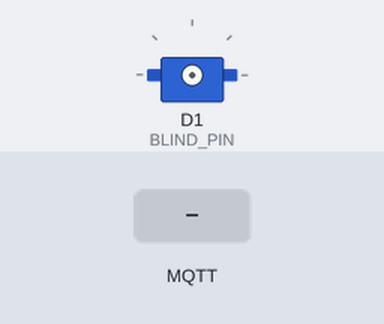
The sketch below on a simulated ESP8266 (NodeMCU). Parts: servo. The test bench sets the inputs (shaded band). WiFi joins after 1.5 s; servers stay silent unless stated; no MQTT or app messages arrive unless stated; what the sketch prints to the serial monitor is not drawn.

Above: at 2.7 s.
2.8 s: MQTT message "OPEN" arrives on the first subscribed topic
4.3 s: MQTT message "CLOSE" arrives on the first subscribed topic
At 5.7 s:
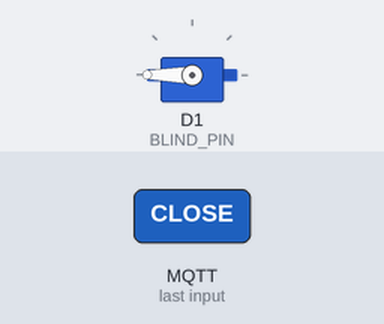
6.3 s: MQTT message "OPEN" arrives on the second subscribed topic
At 7.3 s:
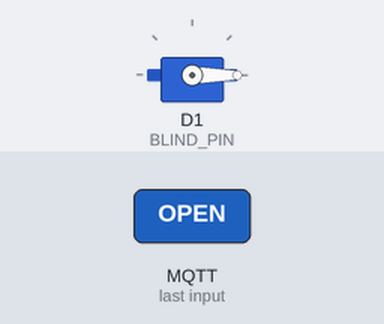
8.3 s: MQTT message "5" arrives on the second subscribed topic
At 10.0 s:
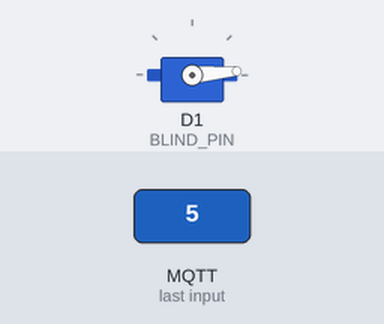
11.8 s: MQTT message "CLOSE" arrives on the second subscribed topic
At 12.7 s:
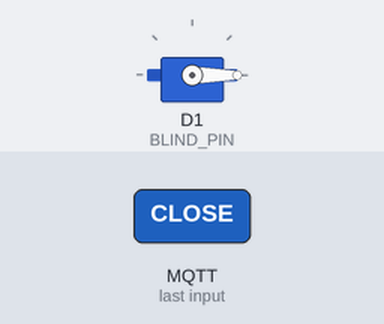
Timing chart, 0 to 14.8 s (numbered marks = the images above; inputs shaded):
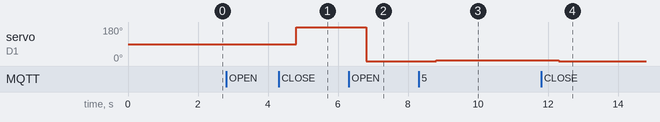

The sketch:

SLBlind.ino
```cpp
// (licence header left out)
#include <ESP8266WiFi.h>
#include <PubSubClient.h>
#include <Servo.h>
#include "config.h"


const char* ssid = WIFI_SSID;
const char* password = WIFI_PASSWORD;

const boolean static_ip = STATIC_IP;
IPAddress ip(IP);
IPAddress gateway(GATEWAY);
IPAddress subnet(SUBNET);

const char* mqtt_broker = MQTT_BROKER;
const char* mqtt_clientId = MQTT_CLIENTID;
const char* mqtt_username = MQTT_USERNAME;
const char* mqtt_password = MQTT_PASSWORD;

const char* blind_alias = BLIND_ALIAS;
const char* mqtt_blind_availability_topic = MQTT_BLIND_AVAILABILITY_TOPIC;
const char* mqtt_blind_tilt_state_topic = MQTT_BLIND_TILT_STATE_TOPIC;
const char* mqtt_blind_command_topic = MQTT_BLIND_COMMAND_TOPIC;
const char* mqtt_blind_state_topic = MQTT_BLIND_STATE_TOPIC;
const char* mqtt_blind_tilt_topic = MQTT_BLIND_TILIT_TOPIC;

const int blindPin = BLIND_PIN;

const char* birthMessage = "online";
const char* lwtMessage = "offline";

const char *closedState = "closed";
const char *openState = "open";


WiFiClient espClient;
PubSubClient client(espClient);

Servo blindServo;

/*
  When you will be mounting servo in the blind bay,
  you will have to determine mounting position based on
  availiblity of power plug near by.

  If you are mounting it on right hand side then set below
  variable to true else false.

  Implementation Details -

  I am setting blind to start in close position when iner
  edge of blind is facing down. I like my blindes closed
  that way. Feel to modify start and end position as per
  your preference. Just make sure you test these position
  while coupling servo with blind shaft.

  PS - Sorry for such long comment. Will remove it once
  README.md is finished.
*/

bool isRightMounted = false;
int startPosition = (isRightMounted == true) ? 180 : 0;
int openPosition = 90;
int endPosition = (isRightMounted == true) ? 0 : 180;

int currentPosition = 0;

// Wifi setup function

void setup_wifi() {

  delay(10);
  Serial.println();
  Serial.print("Connecting to ");
  Serial.print(ssid);

  WiFi.mode(WIFI_STA);
  WiFi.begin(ssid, password);

  if (static_ip) {
    WiFi.config(ip, gateway, subnet);
  }

  while (WiFi.status() != WL_CONNECTED) {
    delay(500);
    Serial.print(".");
  }

  Serial.print(" WiFi connected - IP address: ");
  Serial.println(WiFi.localIP());
}

// MQTT message received Callback
// calls triggerBlindAction(), passing topic and payload as parameters

void callback(char* topic, byte* payload, unsigned int length) {
  Serial.print("Message arrived [");
  Serial.print(topic);
  Serial.print("] ");

  for (int i = 0; i < length; i++) {
    Serial.print((char)payload[i]);
  }

  Serial.println();

  String topicToProcess = topic;
  payload[length] = '\0';
  String payloadToProcess = (char*)payload;
  triggerBlindAction(topicToProcess, payloadToProcess);
}

void triggerBlindAction(String topicToProcess, String payloadToProcess) {
  if(topicToProcess == mqtt_blind_command_topic) {
    if (payloadToProcess.equals("OPEN")) {
        moveServoToPositing(openPosition);
        publish_state(openState);
      } else if (payloadToProcess.equals("CLOSE")) {
        moveServoToPositing(endPosition);
        publish_state(closedState);
      }
   } else if (topicToProcess == mqtt_blind_tilt_topic) {
    int tiltPosition = payloadToProcess.toInt();
    moveServoToPositing(tiltPosition);
    }
}

void moveServoToPositing(int servoPosition) {
      blindServo.attach(blindPin);
      delay(500);
      blindServo.write(servoPosition);
      delay(500);
      blindServo.detach();
  }

void publish_birth_message() {
  // Publish the birthMessage
  Serial.print("Publishing birth message \"");
  Serial.print(birthMessage);
  Serial.print("\" to ");
  Serial.print(mqtt_blind_availability_topic);
  Serial.println("...");
  client.publish(mqtt_blind_availability_topic, birthMessage, true);
}

void publish_state(const char *state) {
  // Publish the state
  Serial.print("Publishing state message \"");
  Serial.print(state);
  Serial.print("\" to ");
  Serial.print(mqtt_blind_state_topic);
  Serial.println("...");
  client.publish(mqtt_blind_state_topic, state, true);
}

void publish_tilt_state(const char *tilt_state) {
  // Publish the tilt state
  Serial.print("Publishing tilt state message \"");
  Serial.print(tilt_state);
  Serial.print("\" to ");
  Serial.print(mqtt_blind_tilt_state_topic);
  Serial.println("...");
  client.publish(mqtt_blind_tilt_state_topic, tilt_state, true);
}


void setup() {
    // Setup serial output, connect to wifi, connect to MQTT broker, set MQTT message callback
  Serial.begin(115200);

  Serial.println("Starting SLBlind...");

  setup_wifi();
  client.setServer(mqtt_broker, 1883);
  client.setCallback(callback);
}

// Function that runs in loop() to connect/reconnect to the MQTT broker, and publish the current blind status on connect

void reconnect() {
  // Loop until we're reconnected
  while (!client.connected()) {
    Serial.print("Attempting MQTT connection...");
    // Attempt to connect
    if (client.connect(mqtt_clientId, mqtt_username, mqtt_password, mqtt_blind_availability_topic, 0, true, lwtMessage)) {
      Serial.println("Connected!");

      // Publish the birth message on connect/reconnect
      publish_birth_message();

      // Subscribe to command topic
      Serial.print("Subscribing to ");
      Serial.print(mqtt_blind_command_topic);
      Serial.println("...");
      client.subscribe(mqtt_blind_command_topic);

      // Subscribe to  tilt command topic
      Serial.print("Subscribing to ");
      Serial.print(mqtt_blind_tilt_topic);
      Serial.println("...");
      client.subscribe(mqtt_blind_tilt_topic);

    } else {
      Serial.print("failed, rc=");
      Serial.print(client.state());
      Serial.println(" try again in 5 seconds");
      // Wait 5 seconds before retrying
      delay(5000);
    }
  }
}

void loop() {
  // Connect/reconnect to the MQTT broker and listen for messages
  if (!client.connected()) {
    reconnect();
  }
  client.loop();
}
```

config.h
```cpp
// (licence header left out)
// Wifi Parameters

#define WIFI_SSID "<Wifi-network>"
#define WIFI_PASSWORD "<Wifi- password>"

// Static IP Parameters

#define STATIC_IP false
#define IP 192,168,1,100
#define GATEWAY 192,168,1,1
#define SUBNET 255,255,255,0

// MQTT Parameters

#define MQTT_BROKER "<broker Ip>"
#define MQTT_CLIENTID "<unique_name>"
#define MQTT_USERNAME "mqtt_username"
#define MQTT_PASSWORD "mqtt_password"

// Blind Parameters

/*
  Below are some build parameters for my office blind.
  As you can see I have 'office' word in my each mqtt
  topic. This helps me from not having common mqtt topic
  across all different blinds.
*/

// Office Blind NodeMCU 1
#define BLIND_ALIAS "Office Blind"
#define MQTT_BLIND_AVAILABILITY_TOPIC "slblind/office/cover/availability"
#define MQTT_BLIND_TILT_STATE_TOPIC "slblind/office/cover/tilt-state"
#define MQTT_BLIND_COMMAND_TOPIC "slblind/office/cover/set"
#define MQTT_BLIND_STATE_TOPIC "slblind/office/cover/state"
#define MQTT_BLIND_TILIT_TOPIC "slblind/office/cover/tilt"

#define BLIND_PIN D1

// Mapping NodeMCU Ports to Arduino GPIO Pins
#define D0 16
#define D1 5
#define D2 4
#define D3 0
#define D4 2
#define D5 14
#define D6 12
#define D7 13
#define D8 15
```

Measured:
- after the input at 4.3 s, servo on D1 (BLIND_PIN): 90° → 180° after 0.50 s
- after the input at 6.3 s, servo on D1 (BLIND_PIN): 180° → 0° after 0.50 s
- after the input at 8.3 s, servo on D1 (BLIND_PIN): 0° → 5° after 0.50 s
- after the input at 11.8 s, servo on D1 (BLIND_PIN): 5° → 0° after 0.50 s
